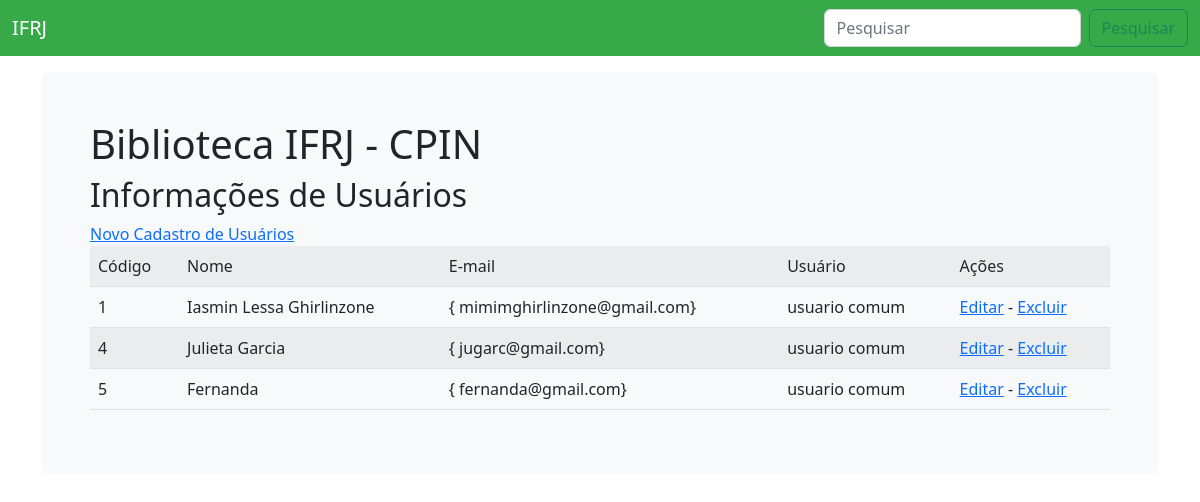
/bibli/conf.php, run on the app's committed database.
### tables this page shows
CREATE TABLE `usuario` (
  `nome` varchar(100) NOT NULL,
  `codUsuario` int(11) NOT NULL,
  `email` varchar(100) NOT NULL,
  `senha` varchar(100) NOT NULL,
  `codPerfil` int(11) DEFAULT NULL
);

CREATE TABLE `perfil` (
  `nomePerfil` varchar(100) DEFAULT NULL,
  `codPerfil` int(11) NOT NULL
);

### bibli/conf.php (the view, shortened to what this page needs)
<!DOCTYPE html>
<html lang="en">
<head>
    <link rel="stylesheet" href="https://cdn.jsdelivr.net/npm/bootstrap@5.2.3/dist/css/bootstrap.min.css">
    <link rel="stylesheet" href="topo.css">
  </head>
<body>
<nav class="navbar navbar-expand-md navbar-dark fixed-top bg-ifrj">
  <div class="container-fluid">
    <a class="navbar-brand" href="https://www.ifrj.edu.br/">IFRJ</a>
    <div class="collapse navbar-collapse" id="navbarCollapse">
      <form class="d-flex" role="search" method="POST" action="">
        <input class="form-control me-2" type="search" name="title" id="title" placeholder="Pesquisar" aria-label="search">
        <button class="btn btn-outline-success" type="submit" name="pesqTitulo" id="pesqTitulo">Pesquisar</button>
      </form>
    </div>
  </div>
</nav>
<main class="container">
  <div class="bg-light p-5 rounded">
    <h1>Biblioteca IFRJ - CPIN</h1>
    <h2>Informações de Usuários</h2>
    <a href='novo.php'>Novo Cadastro de Usuários</a>
    <?php
        include("conexao.php");
        $query_usuario = $conectar->query("select codUsuario, nome, email, nomePerfil from usuario u inner join perfil p on (p.codPerfil = u.codPerfil)");
        echo "<table class='table table-striped'><tr><td>Código</td><td>Nome</td><td>E-mail</td><td>Usuário</td><td>Ações</td></tr>";
        while($linha = $query_usuario->fetch(PDO::FETCH_ASSOC)) {
            echo "<tr><td>$linha[codUsuario]</td><td>$linha[nome]</td><td>$linha[email]</td><td>$linha[nomePerfil]</td>
            <td><a href='editarm.php?id=$linha[codUsuario]'>Editar</a> -
            <a href='excluir.php?id=$linha[codUsuario]'>Excluir</a></td></tr>";
        }
        echo "</table>";
    ?>
    </div>
</main>
</body>
</html>

### bibli/topo.css (style rules this page uses)
body { min-height: 75rem; padding-top: 4.5rem; }
.bg-ifrj { background-color: #2ea640f4; }

### data on the page
usuario: codUsuario "1", nome "Iasmin Lessa Ghirlinzone", email "{ mimimghirlinzone@gmail.com}", codPerfil.nomePerfil "usuario comum"
usuario: codUsuario "4", nome "Julieta Garcia", email "{ jugarc@gmail.com}", codPerfil.nomePerfil "usuario comum"
usuario: codUsuario "5", nome "Fernanda", email "{ fernanda@gmail.com}", codPerfil.nomePerfil "usuario comum"
